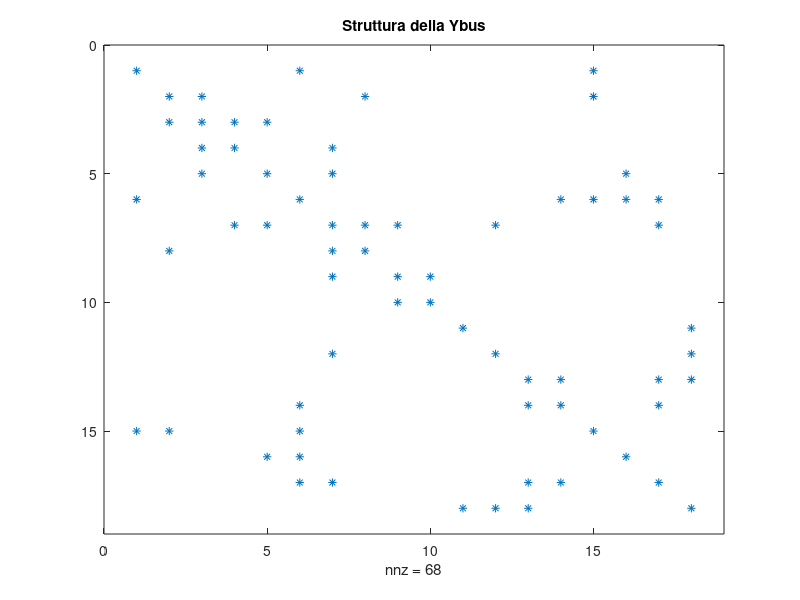
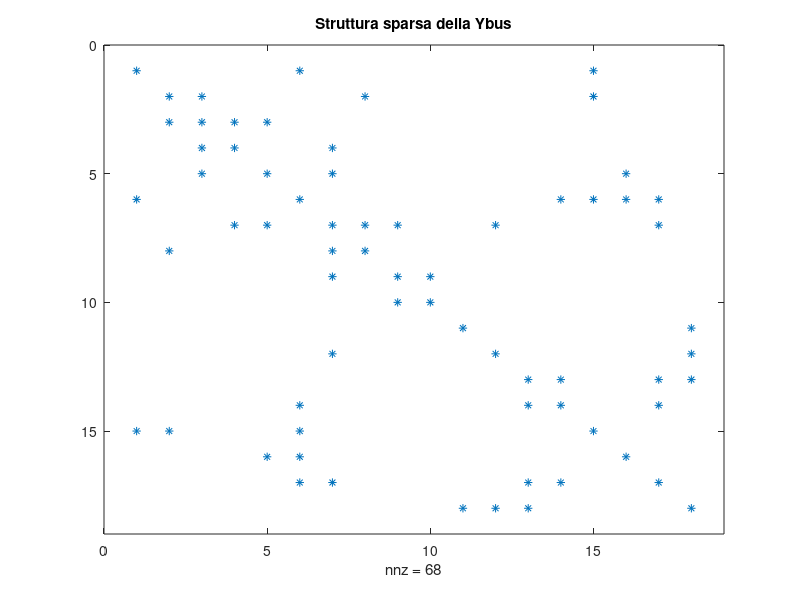
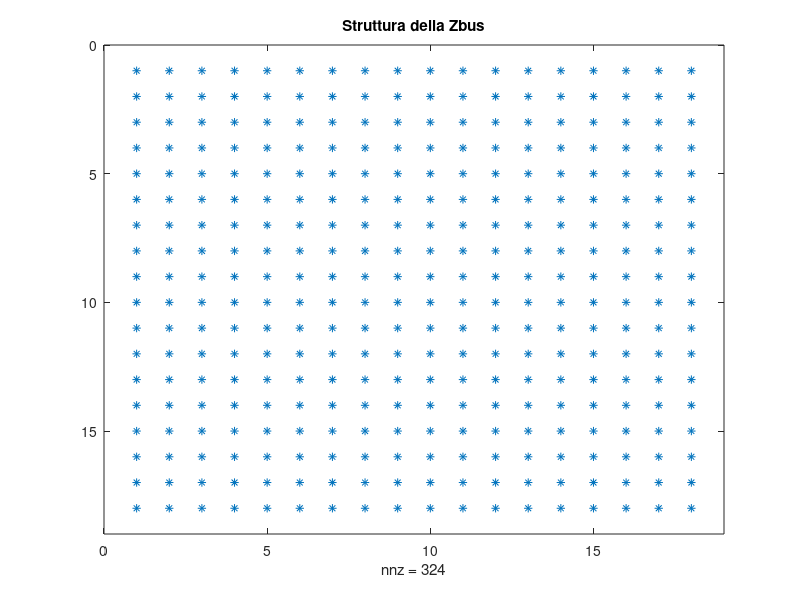

MATLAB code for these plots, in order:
%% progetto 1

clear all
close all
clc



%% calcolo parametri

% costanti fisiche
v0 = 299.792458;                % km/ms (velocità della luce nel vuoto)
mu_0 = 0.4*pi;                  % mH/km (permeabilità del vuoto)
epsilon_0 = 1/(mu_0*v0^2);      % nF/km (costante dielettrica del vuoto)
Zv = sqrt(mu_0/epsilon_0);      % ohm (impedenza caratteristica del vuoto)

% caratteristiche dei materiali conduttori
gamma_Al = 34;                  % S m / mm^2 (conduttività elettrica a 20°C)
rho_Al = 1/gamma_Al*1000;       % ohm mm^2 / km (resistività elettrica a 20°C)
B_Al = 228;                     % °C (dipendenza dalla temperatura)

% dati della linea
Vn = [380, 220];                 % kV (tensione nominale)
fn = 50;                         % Hz (frequenza nominale)
w = 2*pi*fn;
Dab = [7.4, 9.5];                % m (distanze tra i centri delle fasi (conduttori o fasci)
Dbc = [7.4, 8.4];
Dca = [14.8, 6.1];
d = [31.5, 26.9];                % mm   (diametro dei conduttori)
n_fascio = [3, 1];               % /    (numero di conduttori per fase)
Df = [0.4, 0];                   % m    (lato del poligono del fascio, se n>1)
KL = [0.810, 0.826];             % /    (fattore per induttanza interna)
S = [519.5, 349.2];              % mm^2 (sezione di un conduttore del fascio)
theta = 50;                      % °C   (temperatura per il calcolo della resistenza)



%% parametri della linea

% distanza media (geometrica) delle fasi [m]
Dm = (Dab.*Dbc.*Dca).^(1/3);

% diametro del fascio di conduttori (se n>1) [m]
DELTA = [Df(1)/sin(pi/n_fascio(1)), 0];
    
% diametro equivalente del conduttore (induttanza) [mm]
deqL = [(n_fascio(1)*KL(1)*d(1)*(DELTA(1)*1000)^(n_fascio(1)-1))^(1/n_fascio(1)), KL(2)*d(2)];

% induttanza per unità di lunghezza [mH/km]
l = mu_0/(2*pi).*log((2*Dm*1000)./deqL);

% reattanza per unità di lunghezza [ohm/km]
x=2*pi*fn.*l/1000;

% incremento di reattanza dovuto a KL<1 [ohm/km]
DELTA_x = -mu_0*fn*(log(KL)./n_fascio)/1000;

% diametro equivalente del conduttore (capacità) [mm]
deqC = [(n_fascio(1)*d(1)*(DELTA(1)*1000)^(n_fascio(1)-1))^(1/n_fascio(1)), d(2)];

% capacità per unità di lunghezza [nF/km]
c=(2*pi*epsilon_0)./log((2*Dm*1000)./deqC)/10^-6;

% resistenza per unità di lunghezza alla temperatura theta [ohm/km]
r=(rho_Al./(n_fascio.*S)).*((B_Al+theta)/(B_Al+20));

% r, l e c per linea a 380 kV e 220 kV
r_380 = r(1);                  % [ohm/km]
r_220 = r(2);                  % [ohm/km]

l_380 = l(1)*10^-3;            % [H/km]
l_220 = l(2)*10^-3;            % [H/km]

c_380 = c(1)*10^-9;            % [F/km]
c_220 = c(2)*10^-9;            % [F/km]



%% lunghezze linee elettriche

k_lungh = 1.2;

a_1_15 = 11.9;      % Capriati - Presenzano        [km]
a_1_6 = 59.7;       % Capriati - Frattamaggiore
a_2_3 = 21.8;       % Presenzano - Garigliano
a_2_8 = 64.8;       % Presenzano - Benevento
a_15_6 = 51.2;      % Presenzano - Frattamaggiore
a_3_4 = 41.3;       % Garigliano - S. Maria
a_3_5 = 42.8;       % Garigliano - Patria
a_4_7 = 11.8;       % S. Maria - S. Sofia
a_16_6 = 20.4;      % Patria - Frattamaggiore
a_5_7 = 32.1;       % Patria - S. Sofia
a_6_17 = 13.6;      % Frattamaggiore - S. Sofia
a_6_14 = 18.5;      % Frattamaggiore - Torre
a_17_14 = 27.5;     % S. Sofia - Torre
a_17_13 = 32.9;     % S. Sofia - S. Valentino
a_7_8 = 35.3;       % S. Sofia - Benevento
a_7_9 = 40.7;       % S. Sofia - Avellino Nord
a_7_12 = 62.9;      % S. Sofia - Montecorvino
a_9_10 = 44.7;      % Avellino Nord - Bisaccia
a_11_18 = 4.5;      % Tusciano - Montecorvino
a_18_13 = 33.4;     % Montecorvino - S. Valentino
a_13_14 = 19.7;     % S. Valentino - Torre



%% valori relativi

Sb = 1000;                   % [MVA]
Vb1 = 380;                   % [kV]
Vb2 = 220;                   % [kV]

Zb_380 = Vb1^2/Sb;
Zb_220 = Vb2^2 / Sb;

Yb_380 = 1/Zb_380;
Yb_220 = 1/Zb_220;



%% dati autotrasformatori

Vn1 = 380;                   % [kV]
Vn2 = 220;                   % [kV]

t = Vn1/Vn2;                 % rapporto di trasformazione
t_pu = 1;                    % rapporto di trasformazione unitario in p.u.

Sn = 400;                    % [MVA]
Vcc = 0.14;                  % Vcc = 14 %

% impedenza ATR riferita al lato 380 kV
Z_ATR_cc = 1j*Vcc * (Vn1^2/Sn);     % [ohm] Zcc = Rcc + j*Xcc => Zcc = j*Xcc
Z_ATR_pu = Z_ATR_cc/Zb_380;         % [pu]



%% definizione della rete

% colonne: [nodo1  nodo2  livello_kV  n_circuiti  lunghezza_km]
% tipo_kV = 0 per autotrasformatore

rami = [
    1   6   220   1   k_lungh*a_1_6;
    1   15  220   1   k_lungh*a_1_15;
    2   3   380   1   k_lungh*a_2_3;
    2   8   380   1   k_lungh*a_2_8;
    2   15  0     1   0;
    3   4   380   1   k_lungh*a_3_4;
    3   5   380   1   k_lungh*a_3_5;
    4   7   380   1   k_lungh*a_4_7;
    5   7   380   1   k_lungh*a_5_7;
    5   16  0     1   0;
    6   14  220   1   k_lungh*a_6_14;
    6   17  220   2   k_lungh*a_6_17;
    6   17  220   2   k_lungh*a_6_17;
    7   8   380   1   k_lungh*a_7_8;
    7   9   380   1   k_lungh*a_7_9;
    7   12  380   1   k_lungh*a_7_12;
    7   17  0     1   0;
    9   10  380   1   k_lungh*a_9_10;
    11  18  220   1   k_lungh*a_11_18;
    12  18  0     1   0;
    13  14  220   1   k_lungh*a_13_14;  
    15  6   220   1   k_lungh*a_15_6;
    16  6   220   2   k_lungh*a_16_6;
    16  6   220   2   k_lungh*a_16_6;
    17  13  220   1   k_lungh*a_17_13;
    17  14  220   1   k_lungh*a_17_14;
    18  13  220   1   k_lungh*a_18_13
    ];

% estremi dei rami

n_nodi = 18;                    % 18 nodi di cui 9 a 380 kV e 9 a 220 kV

nodo1 = rami(:,1).';
nodo2 = rami(:,2).';
tipo_kV = rami(:,3).';
ncirc = rami(:,4).';
Lrami = rami(:,5).';

n_rami = length(nodo1);

% ammettenze dei circuiti equivalenti a pi-greco

yl12 = zeros(1,n_rami);
yt12 = zeros(1,n_rami);
yt21 = zeros(1,n_rami);

for i = 1:n_rami
    
    Li = Lrami(i);

    if tipo_kV(i) == 380
        
        z1 = (r_380 + 1j*w*l_380)/Zb_380;           % [pu/km]
        y1 = (1j*w*c_380)/Yb_380;                   % [pu/km]

        Z0_linea = sqrt(z1/y1);                     % [pu]
        gamma_linea = sqrt(z1*y1);

        ZL = Z0_linea*sinh(gamma_linea*Li);         % [pu]
        YT1 = tanh(gamma_linea*Li/2)/Z0_linea;      % [pu]
        YT2 = YT1;                                  % [pu]

        yl = 1/ZL;

    elseif tipo_kV(i) == 220
        
        z1 = (r_220 + 1j*w*l_220)/Zb_220;           % [pu/km]
        y1 = (1j*w*c_220)/Yb_220;                   % [pu/km]

        Z0_linea = sqrt(z1/y1);
        gamma_linea = sqrt(z1*y1);

        ZL = Z0_linea*sinh(gamma_linea*Li);
        YT1 = tanh(gamma_linea*Li/2)/Z0_linea;
        YT2 = YT1;
        yl = 1/ZL;

    elseif tipo_kV(i) == 0
        
        ZL = Z_ATR_pu/t_pu;
        yl = 1/ZL;

        YT1 = (1-t_pu)/Z_ATR_pu;
        YT2 = t_pu*(t_pu-1)/Z_ATR_pu;                % in p.u. le ammettenze trasversali si annullano

    else
        error('Livello di tensione non riconosciuto nel ramo %d', i)
    end

    yl12(i) = yl;
    yt12(i) = YT1;
    yt21(i) = YT2;
end



%% ammettenze trasversali dei nodi
nodo0 = [];
yt0 = [];



%% algoritmo di costruzione di Y_bus

% 1) costruzione dei nodi
Ybus = zeros(n_nodi, n_nodi);

% 2) costruzione dei rami
for i = 1:n_rami                                        % ciclo su tutti i rami
    k = nodo1(i);                                       % nodi estremi del ramo
    h = nodo2(i);
    Ybus(k,k) = Ybus(k,k) + yt12(i) + yl12(i);          % elementi sulla diagonale
    Ybus(h,h) = Ybus(h,h) + yt12(i) + yl12(i);
    Ybus(k,h) = Ybus(k,h) - yl12(i);                    % elementi fuori diagonale
    Ybus(h,k) = Ybus(h,k) - yl12(i);
end

% 3) costruzione delle ammettenze trasversali dei nodi
for i = 1:length(nodo0)                                 % ciclo sulle ammettenze yt0
    k = nodo0(i);                                       % nodo dell'ammettenza yt0
    Ybus(k,k) = Ybus(k,k) + yt0(i);                     % elemento sulla diagonale
end

figure
spy(Ybus)                                               % rappresentazione grafica
title('Struttura della Ybus')



%% costruzione Ybus sparsa

yy = [yt0, yt12+yl12, yt21+yl12, -yl12, -yl12];     % contributi additivi delle ammettenze
kk = [nodo0, nodo1, nodo2, nodo1, nodo2];           % indici di riga
ii = [nodo0, nodo1, nodo2, nodo2, nodo1];           % indici di colonna

Ybus_sp = sparse(kk,ii,yy);                         % creazione di Ybus sparsa

figure
spy(Ybus_sp)                                        % rappresentazione grafica
title('Struttura sparsa della Ybus')



%% costruzione della matrice Zbus

%  verifica invertibilità di Ybus per verificare l'esistenza di Zbus
d = det(Ybus);                  % d è diverso da 0 e quindi la matrice Ybus 
                                % è invertibile e di conseguenza esiste la Zbus

if d == 0
    error('La matrice Ybus non è invertibile, Zbus non esiste.');

else
    Zbus = inv(Ybus);           % Inversione della matrice Ybus per Zbus
    
    % Visualizzazione della matrice Zbus
    figure
    spy(Zbus)                          
    title('Struttura della Zbus')

end



%% Visualizzazione risultati

disp('Matrice Ybus (pu):');
disp(Ybus);

disp('Matrice Ybus sparsa (pu):');
disp(Ybus_sp);

disp('Matrice Zbus (pu):');
disp(Zbus);

% densità e sparsità di Ybus
n_nodi;                                 % elementi sulla diagonale della matrice
n_fuori_diag = 2*n_rami;                % elementi fuori diagonale
n_nz = n_nodi + 2*(n_rami - 2);         % numero di elementi non nulli nella matrice Ybus (di dimensione n_nodi x n_nodi).
% Il calcolo considera il numero totale di rami meno 2, poiché 2 rami sono stati aggiunti per rappresentare la doppia terna.

fprintf('Numero totale di nodi: %d\n', n_nodi);
fprintf('Numero totale di rami: %d\n', n_rami);

fprintf('Numero elementi non nulli della matrice Ybus: %d\n', n_nz);

D = 100*(n_nz/n_nodi^2);                % densità della matrice sparsa [%]
s = (100-D);                            % sparsità della matrice [%]

fprintf('Densità di Ybus: %.2f%%\n', D);
fprintf('Sparsità di Ybus: %.2f%%\n', s);
